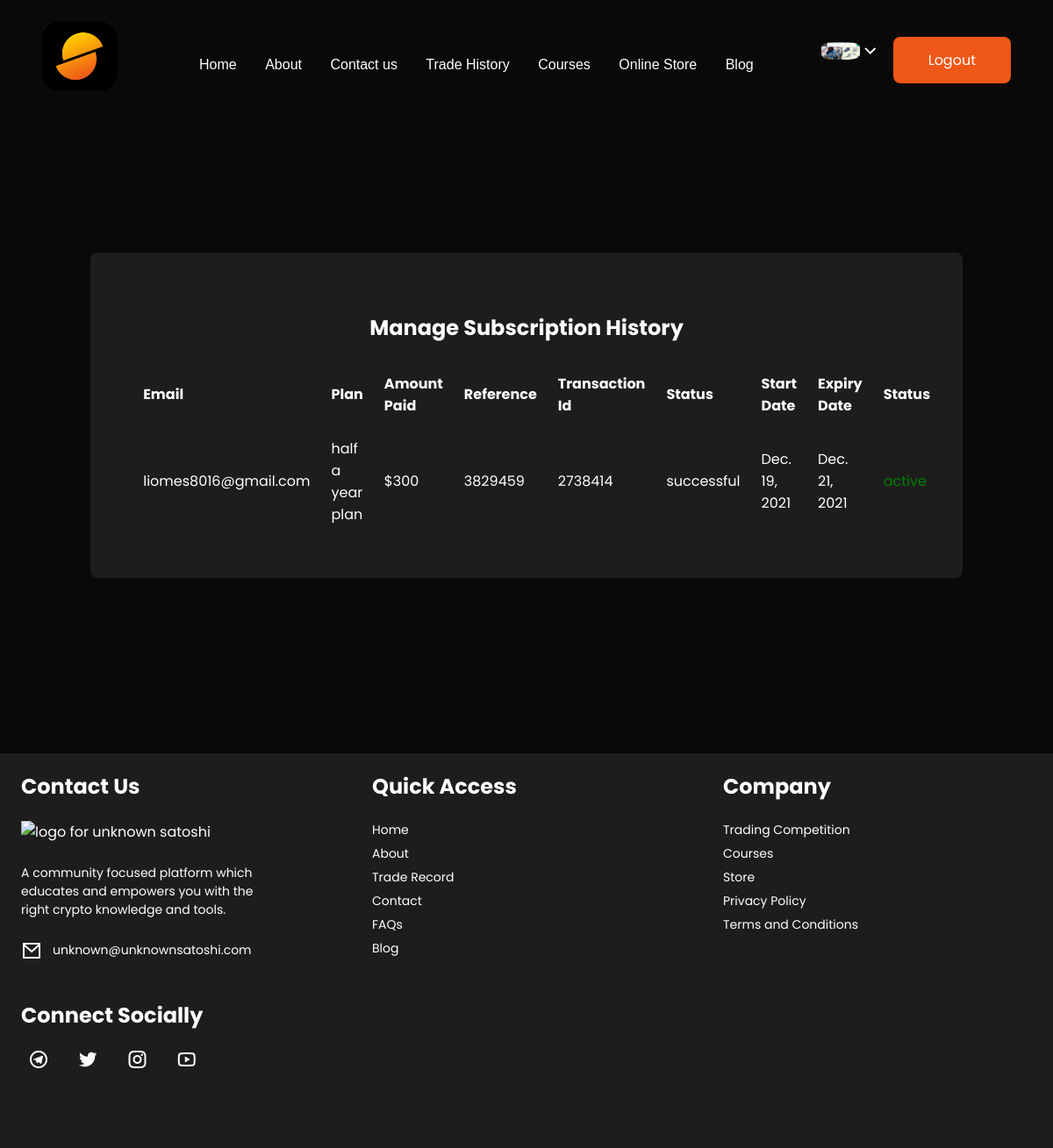
Before: /subscription/history/ (signed in) with the older database file.
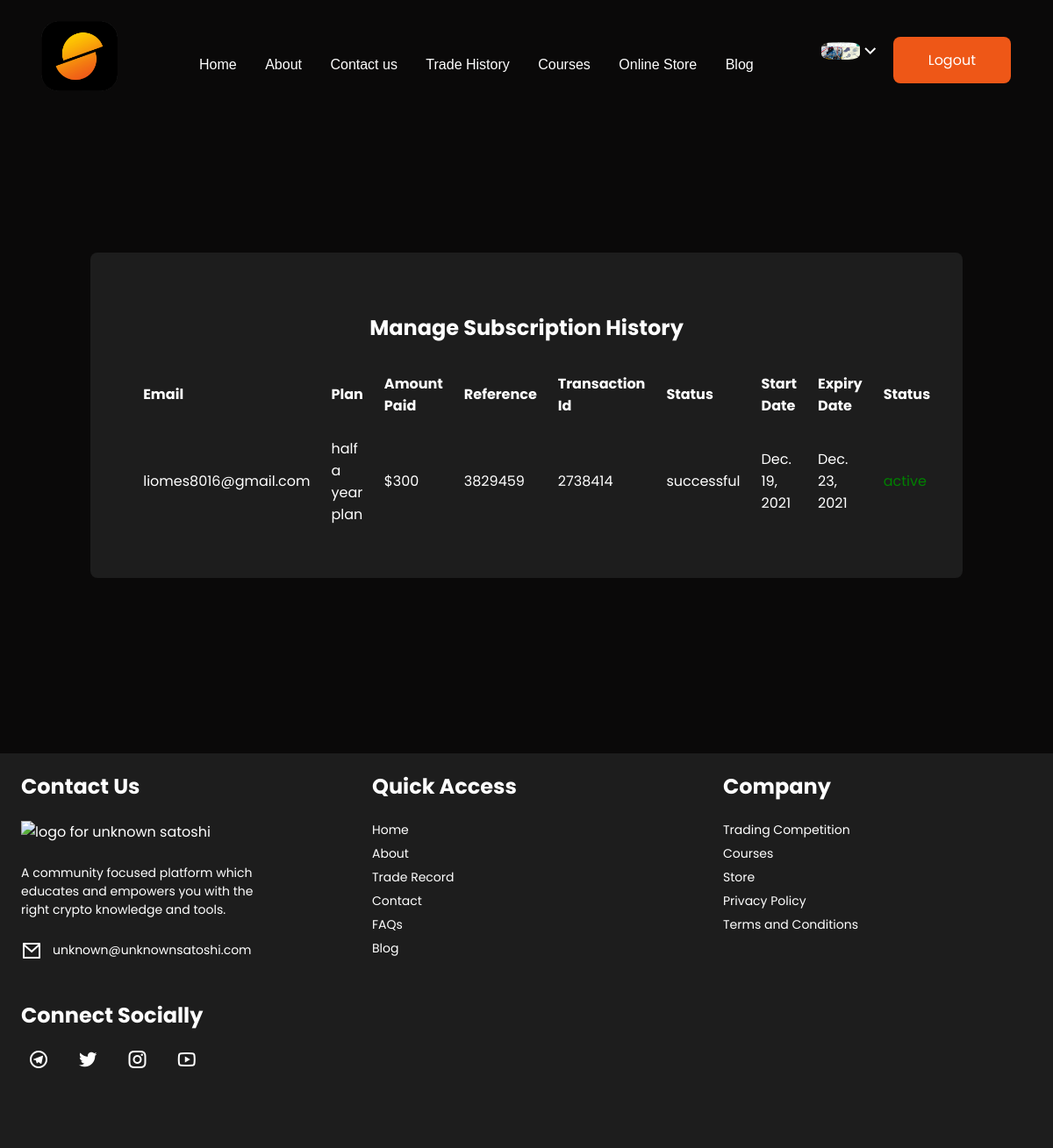
After: the same page with the newer database file.
### cms/models.py (models this page shows, shortened)
class SubscriptionHistory(models.Model):
    id = models.UUIDField(default=uuid.uuid4, unique=True, primary_key=True, editable=False)
    user = models.ForeignKey(User, on_delete=models.CASCADE)
    email = models.EmailField(max_length=200, unique=False, blank=False)
    full_name = models.CharField(max_length=200, blank=False)
    phone_no = models.CharField(max_length=11, unique=False, blank=False)
    plan = models.ForeignKey(Plan, on_delete=models.CASCADE, default='monthly plan')
    amount_paid = models.IntegerField(default=0)
    reference = models.CharField(max_length=200, unique=True, blank=False)
    transaction_id = models.CharField(max_length=200)
    status = models.CharField(max_length=200)
    start_date = models.DateField(default=today)
    expiry_date = models.DateField(default=None)
    active = models.BooleanField(default=False)

class Plan(models.Model):
    title = models.CharField(max_length=100)
    slug = models.SlugField(unique=True)
    desc = models.TextField()
    price = models.IntegerField(default=0)
    discount_price = models.IntegerField(default=0)
    discount= models.IntegerField(default=0)
    created_on = models.DateTimeField(auto_now_add=True)
    class Meta:
        ordering = ("created_on",)
    def __str__(self):
        return self.title

### userprolog/views.py (the view)
# urls.py: path('subscription/history/', user_subscription_list, name="user-sub-list"),
@login_required(login_url='user-login')
def user_subscription_list(request):
    user = request.user
    subscription = SubscriptionHistory.objects.filter(user=user)
    template_name = "userprolog/sub-plan.html"
    context = {"subscription":subscription,"user":user}
    return render(request, template_name, context)

### userprolog/templates/userprolog/sub-plan.html
{% extends 'base.html' %}
{% load static %}
{% block content %}
	<div class="page-wrapper" style="margin-top: -400px;margin-bottom: 200px;">
        <section class="panel-section">
            <div class="panel-content">
              <div class="page-wrapper admin-wrapper">
                <div class="content-container" style="margin-bottom: 100px;">
                  <section class="trade-table">
                      <table>
                        {% if subscription %}
                        <section class="alt-nav" id="sub-nav">
                          <h4>Manage Subscription History</h4>
                        </section>
                        <thead>
                          <tr>
                            <th scope="col">Email</th>
                            <th scope="col">Plan</th>
                            <th scope="col">Amount Paid</th>
                            <th scope="col">Reference</th>
                            <th scope="col">Transaction Id</th>
                            <th scope="col">Status</th>
                            <th scope="col">Start Date</th>
                            <th scope="col">Expiry Date</th>
                            <th scope="col">Status</th>
                          </tr>
                        </thead>
                          {% for sub in subscription %}
                            <tbody>
                                <tr>
                                  <td data-label="Email">{{ user.email }}</td>
                                  <td data-label="Plan">{{ sub.plan }}</td>
                                  <td data-label="Amount Paid">${{sub.plan.price}}</td>
                                  <td data-label="Reference">{{sub.reference}}</td>
                                  <td data-label="Transaction Id">{{sub.transaction_id}}</td>
                                  <td data-label="Status">{{sub.status}}</td>
                                  <td data-label="Status">{{sub.start_date}}</td>
                                  <td data-label="Status">{{sub.expiry_date}}</td>
                                  {% if sub.active == True %}
                                    <td data-label="Active" style="color: green;">active</td>
                                  {% else %}
                                    <td data-label="Active" style="color: red;">expired</td>
                                  {% endif %}
                                </tr>
                            </tbody>
                          {% endfor %}
                      {% else %}
                        <div>
                          <p style="text-align: center;"> you have not subscribed to any plan yet.</p>
                        </div>
                        {% endif %}
                      </table>
                  </section>
                </div>
              </div>
            </div>
        </section>
	</div>
{% endblock content %}

Changed rows visible on the page:
changed SubscriptionHistory "successful": expiry_date "Dec. 21, 2021" → "Dec. 23, 2021"
